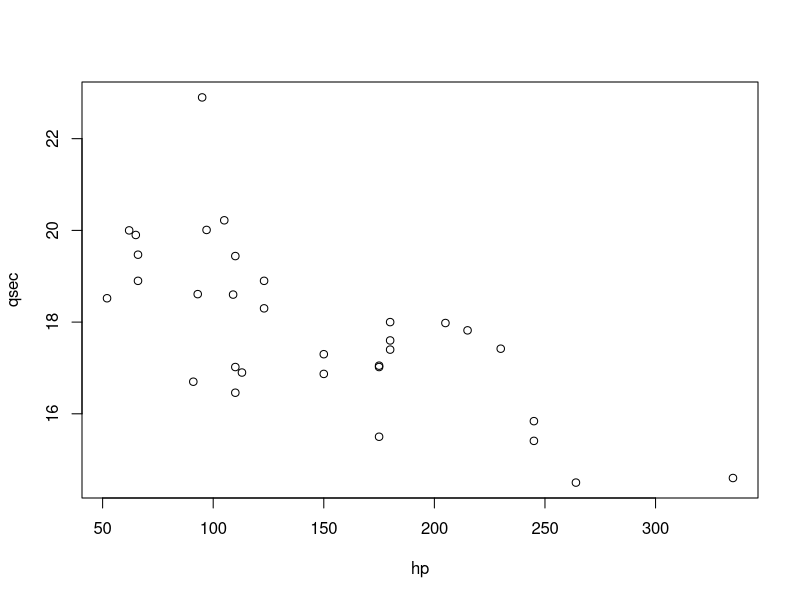
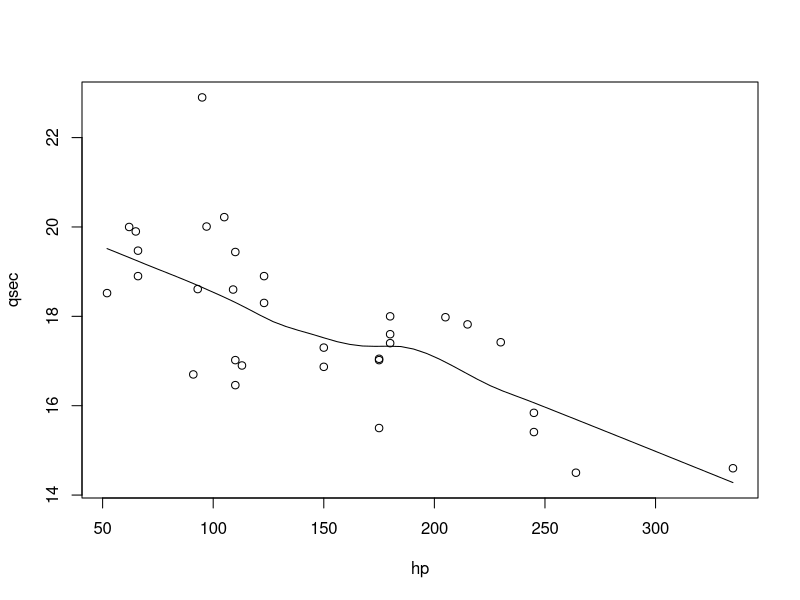
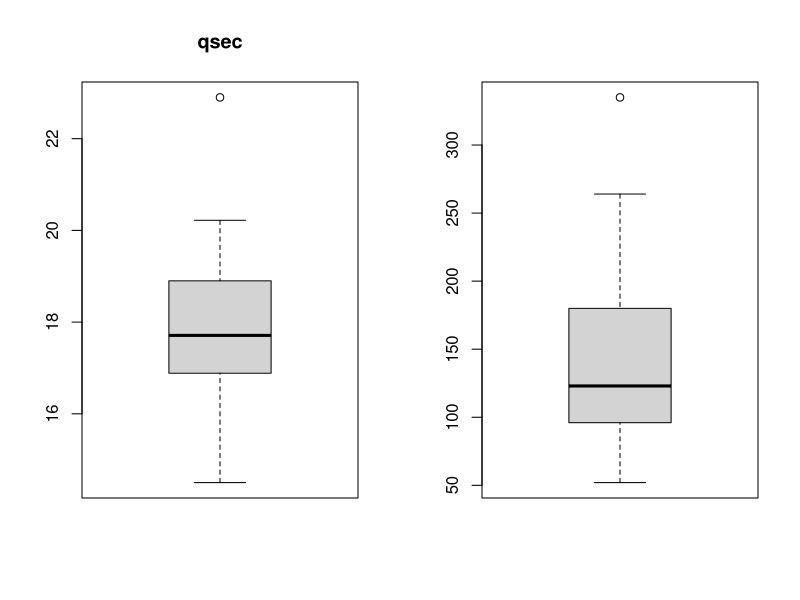

Here is the R script that generated these plots, in order: (Note: this script raises an error after producing the figures.)
library(tidyverse)
# load data
my_data <- mtcars
attach(my_data)
# plot data that you want to model in our case we want to predict qsec based on hp
plot(qsec~hp) # simple scatter plot
scatter.smooth(qsec~hp) 
par(mfrow=c(1,2))
boxplot(qsec, main = 'qsec')
boxplot(hp)
cor(qsec,hp)
# add a column of ones to x
X_hp <- hp
X_hp <- cbind(x0 = rep(1,nrow(my_data)),x1 = X_hp)
Y <- qsec
theta <- c(0,0) # initialize thetas
# some gradient descent settings
iterations <- 1500
alpha <- 0.01
# data set from Andrew NG ML course
X_NG <- ex1data1$V1
X_NG <- cbind(x0 = rep(1,nrow(ex1data1)),x1 = X_NG)
y_NG <- ex1data1$V2

# run gradient descent to find optimal thetas
min_J = gradient.descent(X_NG, y_NG, theta, alpha = 0.01, num_iters = 4000)
# compare with linear regression function
lin.reg.model <- lm(y_NG~X_NG[,2])
coefs <- lin.reg.model$coefficients
#plot the residuals of the linear regression model
plot(lin.reg.model$residuals, pch = 16, col = "red")
